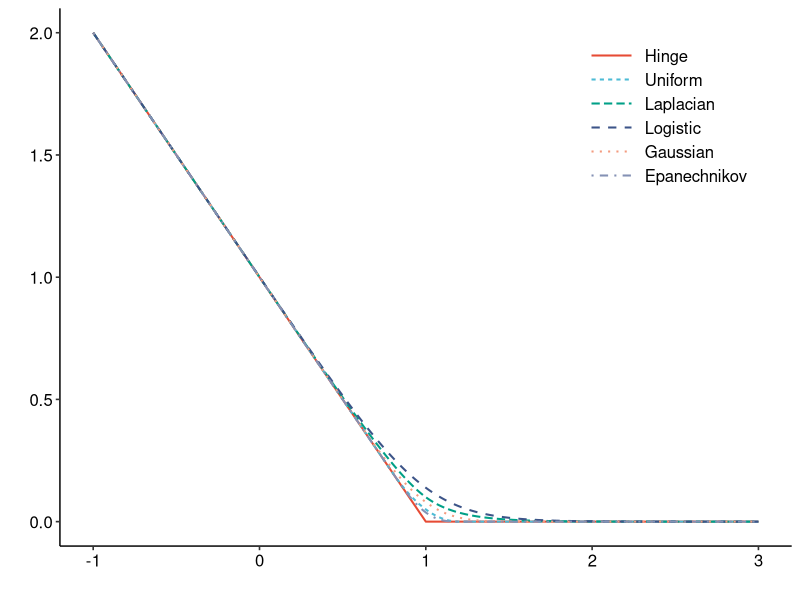
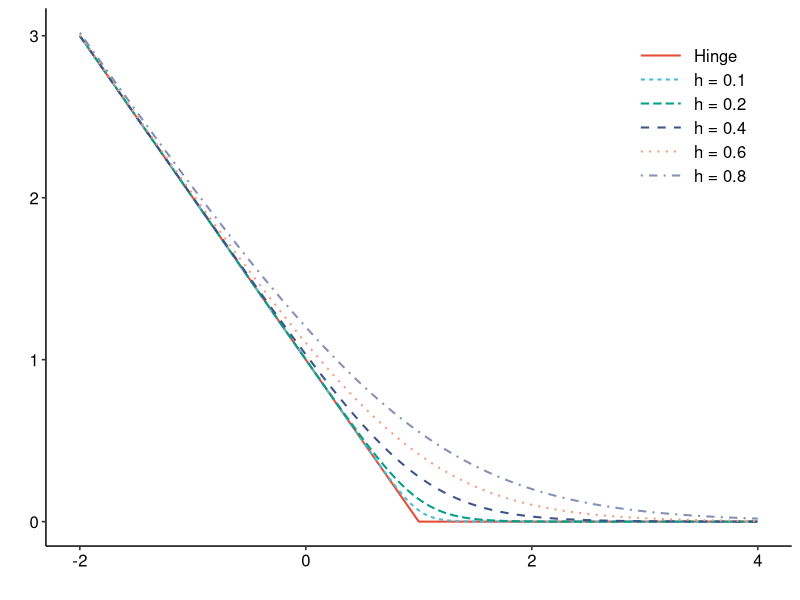
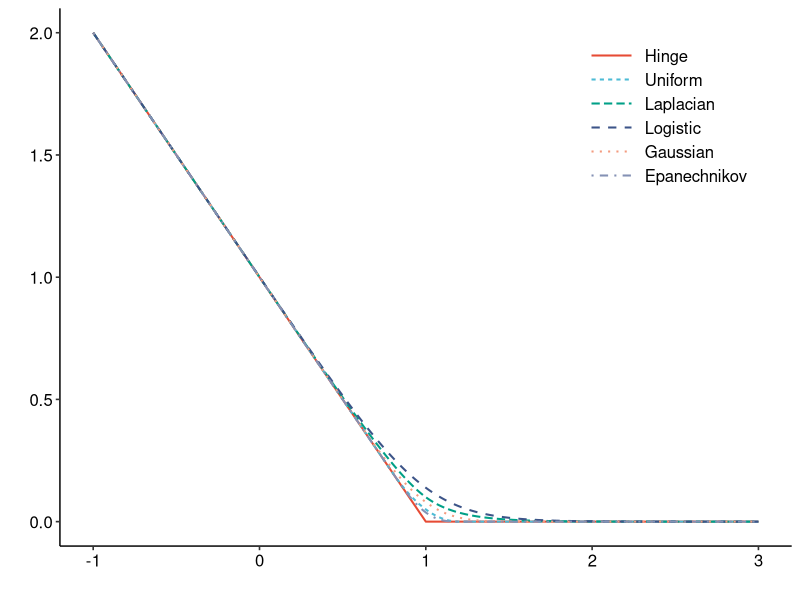
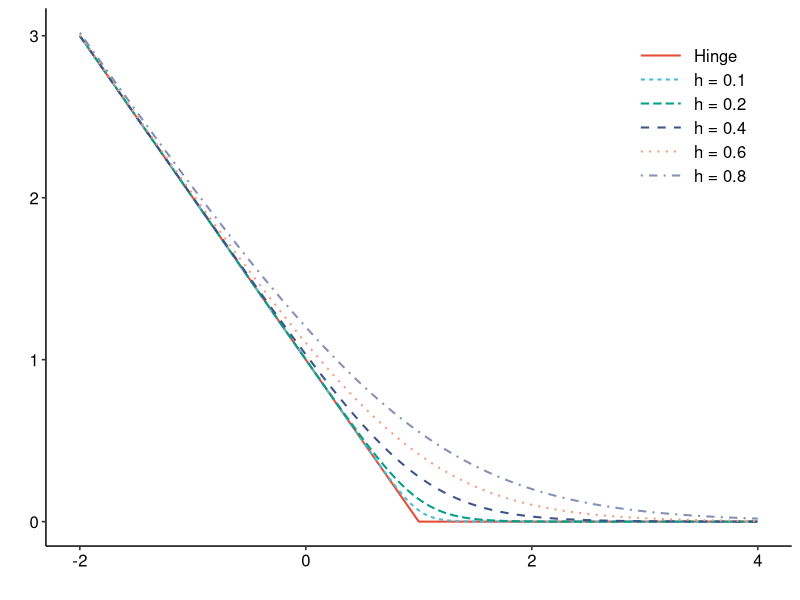

Write the R code that produced these figures, in order.
# Plot codes of Figure A.1 in Supplementary Material under slurm jobs in HPC
sim_name <- "sim_plot_types_of_loss"
##################### Different types of kernel ##################
library(ggplot2)
library(dplyr)
library(tidyr)

# Define variables and bandwidth
v <- seq(-1, 3, by = 0.01)
h <- 0.2

# Define various loss functions
hinge_loss <- function(v) pmax(0, 1 - v)
uniform_kernel_loss <- function(v, h) ifelse(v <= 1 - h, 1 - v,
                                             ifelse(v <= 1 + h, ((1 + h - v)^2) / (4 * h), 0))
laplacian_kernel_loss <- function(v, h) ifelse(v < 1,
                                               1 + (h / 2) * exp((v - 1) / h) - v,
                                               (h / 2) * exp((1 - v) / h))
logistic_kernel_loss <- function(v, h) -v + h * log(exp(1 / h) + exp(v / h))
gaussian_kernel_loss <- function(v, h) {
  phi <- pnorm((1 - v) / h)
  pdf <- dnorm((1 - v) / h)
  (1 - v) * phi + h * pdf
}
epanechnikov_kernel_loss <- function(v, h) ifelse(v <= 1 - h, 1 - v,
                                                  ifelse(v <= 1 + h,
                                                         ((1 - v + h)^3 * (3 * h - (1 - v))) / (16 * h^3), 0))

# Create a data frame
df <- data.frame(
  v = v,
  Hinge = hinge_loss(v),
  Uniform = uniform_kernel_loss(v, h),
  Laplacian = laplacian_kernel_loss(v, h),
  Logistic = logistic_kernel_loss(v, h),
  Gaussian = gaussian_kernel_loss(v, h),
  Epanechnikov = epanechnikov_kernel_loss(v, h)
)

# Convert to long format
df_long <- pivot_longer(df, -v, names_to = "Kernel", values_to = "Loss")

# Order the factor levels for the Kernel variable
df_long$Kernel <- factor(df_long$Kernel, levels = c(
  "Hinge", "Uniform", "Laplacian", "Logistic", "Gaussian", "Epanechnikov"
))

# Create the plot
p <- ggplot(df_long, aes(x = v, y = Loss, color = Kernel, linetype = Kernel)) +
  geom_line(size = 0.7) +
  labs(x = "", y = "") +
  # scale_color_manual(values = set1_colors) +
  theme_minimal(base_size = 14) +
  ggpubr::theme_pubr() +
  theme(
    legend.position = c(0.95, 0.95),  # Top-right corner inside the plot
    legend.justification = c("right", "top"),
    legend.title = element_blank(),
    legend.box.just = "right",
    legend.text = element_text(size = 12),
    legend.key.width = unit(2.5, "lines")  # Increase legend line length
  ) +
  guides(
    color = guide_legend(ncol = 1),
    linetype = guide_legend(ncol = 1)
  )

# Load ggpubr for color palette
library(ggpubr)

# Set the color palette to NPG (Nature Publishing Group)
set_palette(p, "npg")

# Save the plot
ggsave("Output/figs/hinge_loss_plot.pdf", plot = last_plot(),
       width = 6, height = 5, units = "in")


##################### Different values of h ##################
library(ggplot2)
library(dplyr)
library(tidyr)



# Define the input range
v <- seq(-2, 4, by = 0.01)
h_vals <- c(0.1, 0.2, 0.4, 0.6, 0.8)

# Generate data for Logistic smoothed loss
df_list <- lapply(h_vals, function(h) {
  data.frame(
    v = v,
    Loss = logistic_kernel_loss(v, h),
    h_label = paste0("h = ", h)
  )
})

# Add the original Hinge loss (treated as h = 0)
df_hinge <- data.frame(
  v = v,
  Loss = hinge_loss(v),
  h_label = "Hinge"
)

# Combine all data
df_all <- bind_rows(df_hinge, bind_rows(df_list))

# Order the factor levels for the h_label variable
df_all$h_label <- factor(df_all$h_label, levels = c(
  "Hinge", "h = 0.1", "h = 0.2", "h = 0.4", "h = 0.6", "h = 0.8"
))

# Create the plot
p <- ggplot(df_all, aes(x = v, y = Loss, color = h_label, linetype = h_label)) +
  geom_line(size = 0.7) +
  labs(x = "", y = "") +
  xlim(-2,4) +
  # scale_color_manual(values = set1_colors) +
  theme_minimal(base_size = 14) +
  ggpubr::theme_pubr() +
  theme(
    legend.position = c(0.95, 0.95),  # Top-right corner inside the plot
    legend.justification = c("right", "top"),
    legend.title = element_blank(),
    legend.box.just = "right",
    legend.text = element_text(size = 12),
    legend.key.width = unit(2.5, "lines")  # Increase legend line length
  ) +
  guides(
    color = guide_legend(ncol = 1),
    linetype = guide_legend(ncol = 1)
  )

# Load ggpubr for color palette
library(ggpubr)

# Set the color palette to NPG
set_palette(p, "npg")

# Save the plot
ggsave("Output/figs/loss_h_varied_plot.pdf", plot = last_plot(),
       width = 6, height = 5, units = "in")
